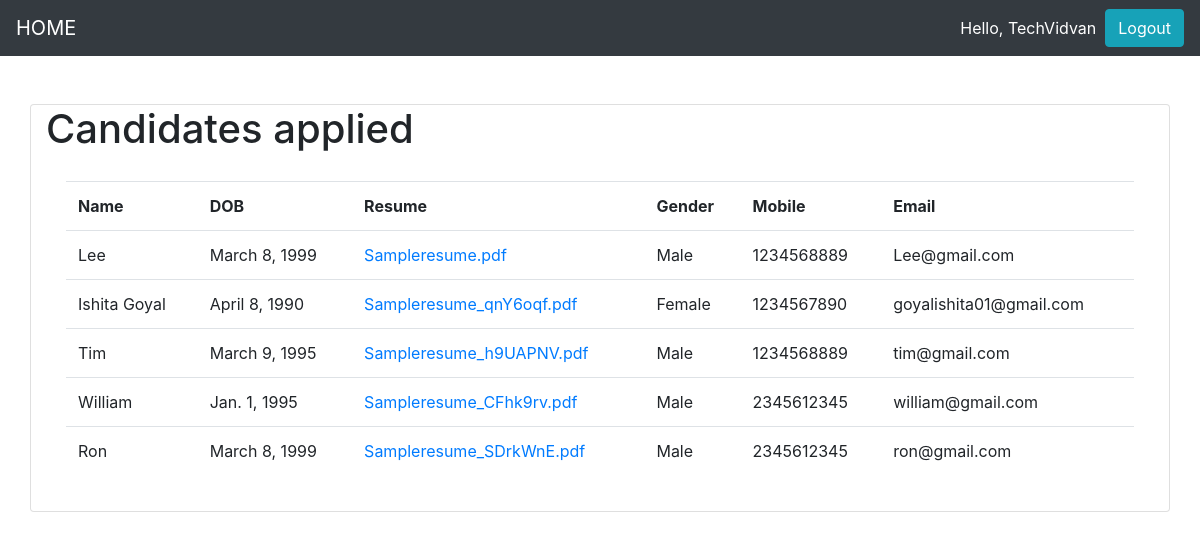
Screenshot of / (signed in) with the database file from the repository.
### JobPortal/models.py (models this page shows, shortened)
class Candidates(models.Model):
    category=(
        ('Male','male'),
        ('Female','female'),
        ('Other','other'),
    )
    name=models.CharField(max_length=200,null=True)
    dob=models.DateField(null=True)
    gender= models.CharField(max_length=200,null=True,choices=category)
    mobile= models.CharField(max_length=200,null=True)
    email= models.CharField(max_length=200,null=True)
    resume=models.FileField(null=True)
    company=models.ManyToManyField(Company,blank=True)

### JobPortal/views.py (the view)
# urls.py: 2. Add a URL to urlpatterns:  path('', views.home, name='home')
def home(request):
    if request.user.is_authenticated:
        candidates=Candidates.objects.filter(company__name=request.user.username)
        context={
            'candidates':candidates,
        }
        return render(request,'hr.html',context)
    else:
        companies=Company.objects.all()
        context={
            'companies':companies,
        }
        return render(request,'Jobseeker.html',context)

### JobPortal/templates/hr.html
{% extends 'main.html' %}
{% load static%}
{% block content %}
<div class="container card">
    <h1>Candidates applied</h1>
    <div class="card-body">
        <table class="table table-hover">
            <tr>
                <th>Name</th>
                <th>DOB</th>
                <th>Resume</th>
                <th>Gender</th>
                <th>Mobile</th>
                <th>Email</th>
            </tr>
            {% for c in candidates %}
                <tr>
                    <td>{{c.name}}</td>
                    <td>{{c.dob}}</td>
                    {% if c.resume %}
                    <td><a href='{{c.resume.url}}' download >{{c.resume}}</td></a></td>
                    {% else %}
                    <td>Not submitted</td>
                    {% endif %}
                    <td>{{c.gender}}</td>
                    <td>{{c.mobile}}</td>
                    <td>{{c.email}}</td>
                </tr>
            {% endfor %}
        </table>
    </div>
</div>
{% endblock %}

### JobPortal/templates/navbar.html (shortened to what this page needs)
<head>
  </head>
  <nav class="navbar navbar-expand-lg navbar-dark bg-dark">
      <a class="navbar-brand" href="{% url 'home' %}">HOME</a>
      {% if request.user.is_authenticated %}
      <span class="user">Hello, {{request.user}}  &nbsp;</span>
      <span ><a  class="user btn btn-info" href ="{% url 'logout' %}"> Logout</a></span>
      {% else %}
          <span ><a class="user" href="{% url 'login' %}">Login</a></span>>
          <span ><a class="user" href="{% url 'register' %}">Register</a></span>>
      {% endif  %}
    </nav>

### JobPortal/templates/navbar.html (style rules this page uses)
.user { color:white; text-decoration: none; }

### rows the page displays
Candidates: name "Lee", dob "March 8, 1999", resume "Sampleresume.pdf", gender "Male", mobile "1234568889", email "Lee@gmail.com"
Candidates: name "Ishita Goyal", dob "April 8, 1990", resume "Sampleresume_qnY6oqf.pdf", gender "Female", mobile "1234567890", email "goyalishita01@gmail.com"
Candidates: name "Tim", dob "March 9, 1995", resume "Sampleresume_h9UAPNV.pdf", gender "Male", mobile "1234568889", email "tim@gmail.com"
Candidates: name "William", dob "Jan. 1, 1995", resume "Sampleresume_CFhk9rv.pdf", gender "Male", mobile "2345612345", email "william@gmail.com"
Candidates: name "Ron", dob "March 8, 1999", resume "Sampleresume_SDrkWnE.pdf", gender "Male", mobile "2345612345", email "ron@gmail.com"

### other values shown
{{ request.user }} "TechVidvan"
